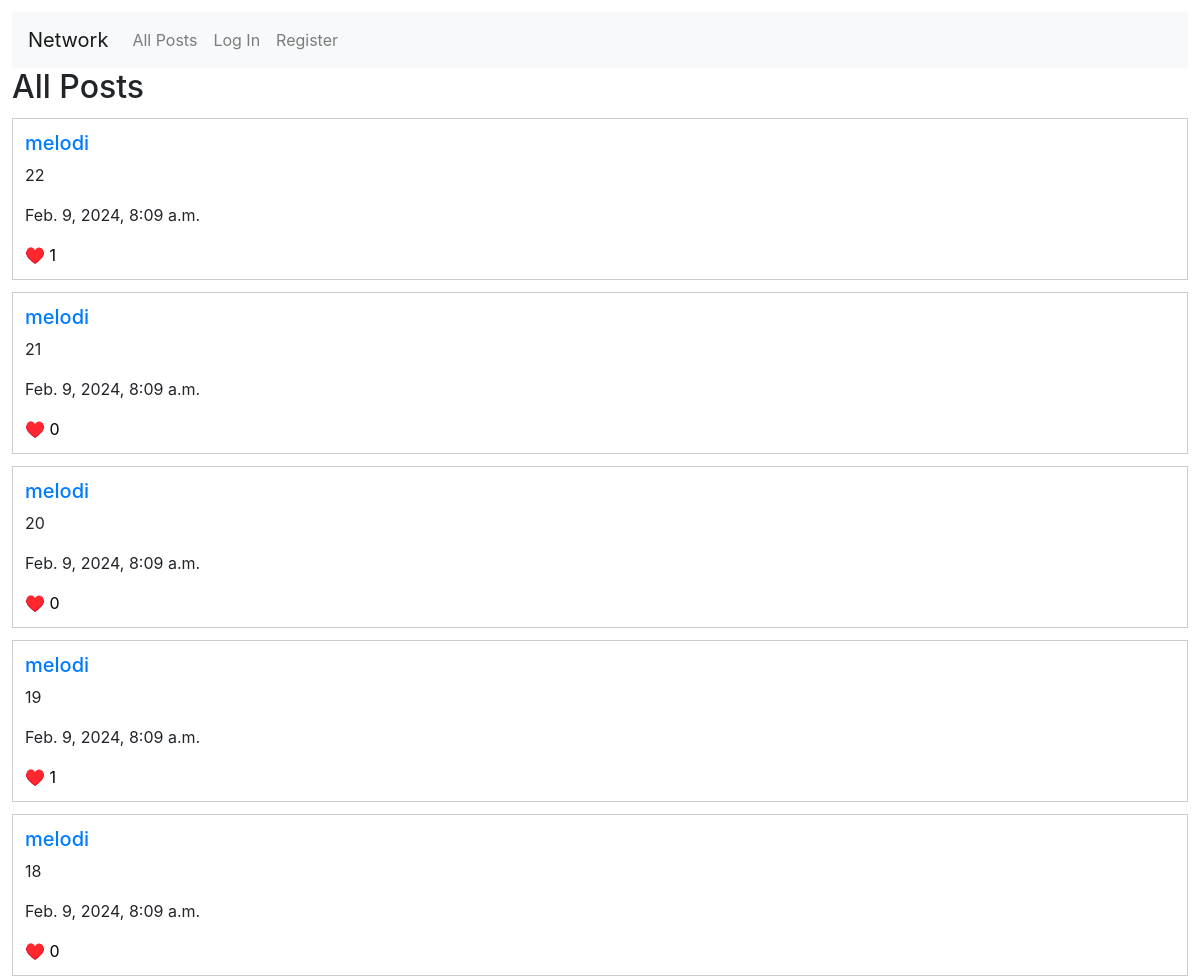
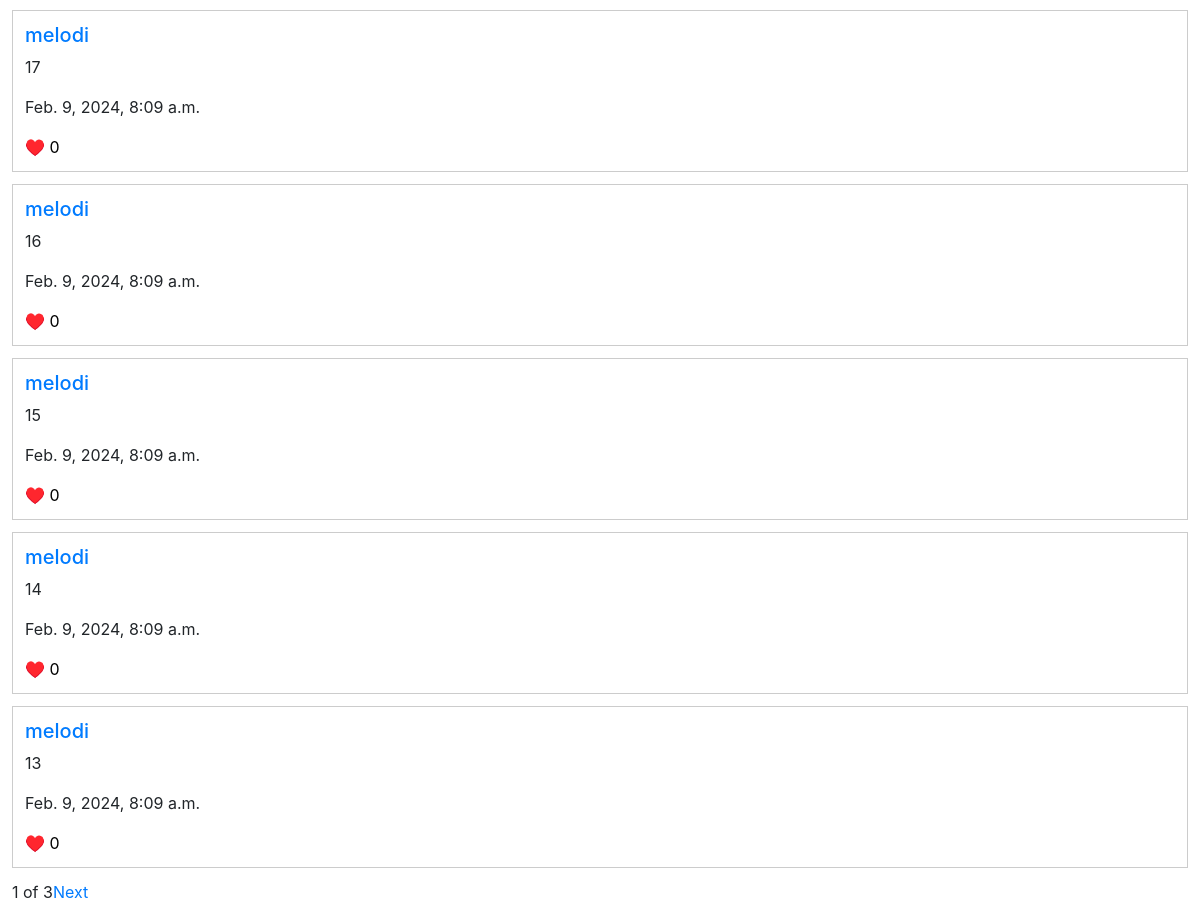
Before: / with the older database file (2 pictures, top to bottom).
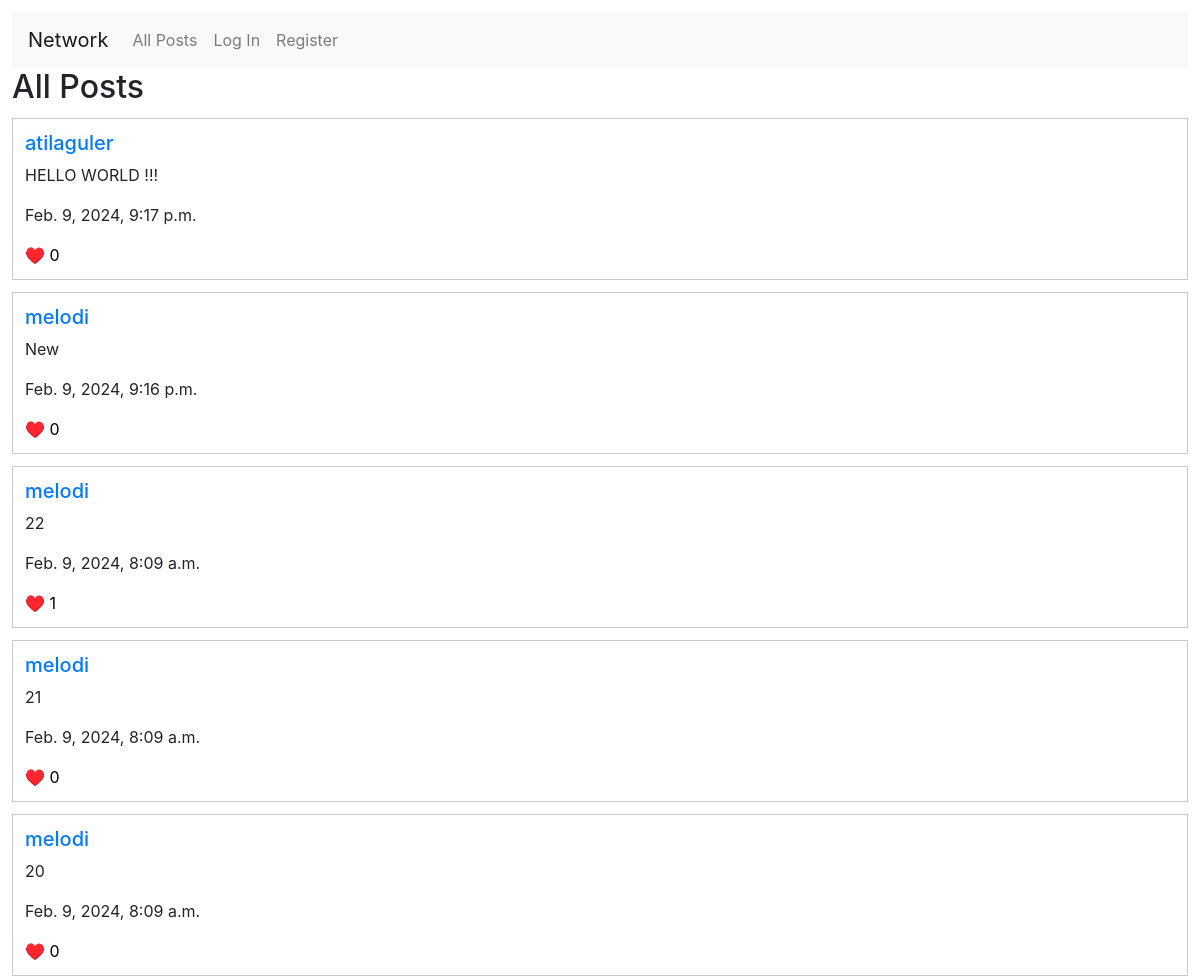
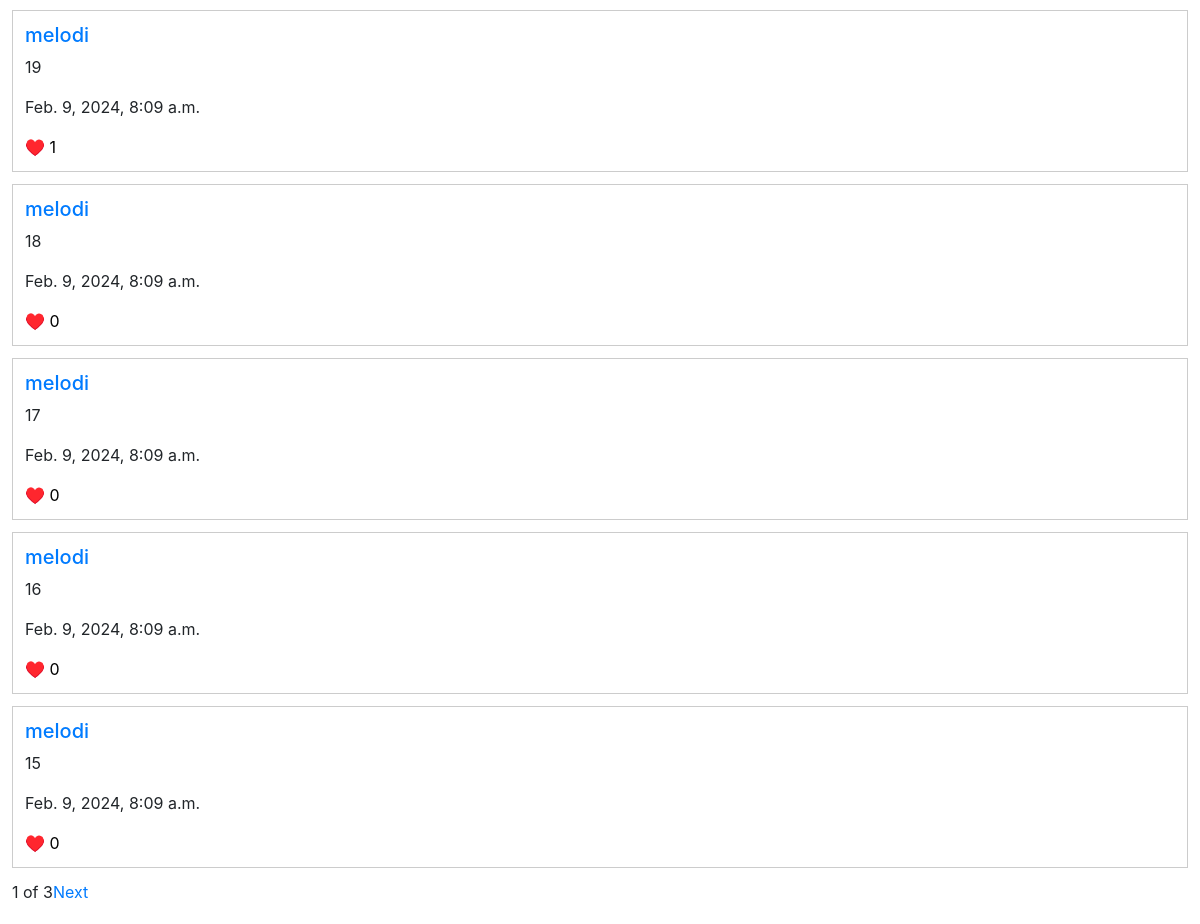
After: the same page with the newer database file (2 pictures, top to bottom).
### network/models.py (models this page shows, shortened)
class Post(models.Model):
    user = models.ForeignKey("User", on_delete=models.CASCADE, related_name="posts")
    content = models.CharField(max_length=512)
    created_at = models.DateTimeField(auto_now_add=True)
    updated_at = models.DateTimeField(auto_now=True)

class User(AbstractUser):
    pass

### network/views.py (the view)
# urls.py: path("", views.index, name="index"),
def index(request):
    posts = Post.objects.all().order_by("-created_at")
    page_obj = paginate(request, posts)
    return render(request, "network/index.html", {
        "page_obj": page_obj
    })

### network/views.py (called while the page is built)
def paginate(request, items):
    p = Paginator(items, 10)
    page_number = request.GET.get('page', 1)
    page_obj = p.get_page(page_number)
    try:
        page_obj = p.page(page_number)
    except PageNotAnInteger:
        page_obj = p.page(1)
    except EmptyPage:
        page_obj = p.page(p.num_pages)
    return page_obj

### network/templates/network/index.html (shortened to what this page needs)
{% extends "network/layout.html" %}
{% load static %}
{% block body %}
<div>
  <h2>All Posts</h2>
{% for post in page_obj.object_list %}
    <div class="posts">
        <div class="post">
            <h5>
                <a href="{{post.user.username}}">{{post.user.username}}</a>
            </h5>
            <p id="post-content-{{post.id}}">{{post.content}}</p>
            <p>{{post.created_at}}</p>
            <button class="like-btn" data-post-id="{{post.id}}">
                ♥️ {{post.likes.count}}
            </button>
        </div>
    </div>
{% endfor %}
    <div class="pagination">
        <span class="current-page">
            {{ page_obj.number }} of {{ page_obj.paginator.num_pages }}
        </span>
        {% if page_obj.has_next %}
            <a class=" mb-2" href="?page={{ page_obj.next_page_number }}">Next</a>
        {% endif %}
    </div>
</div>
{% endblock %}

Changed rows visible on the page:
no longer on this page (row unchanged): Post: user.username "melodi", content "14", created_at "Feb. 9, 2024, 8:09 a.m.", likes.count "0"
no longer on this page (row unchanged): Post: user.username "melodi", content "13", created_at "Feb. 9, 2024, 8:09 a.m.", likes.count "0"
added Post: user.username "atilaguler", content "HELLO WORLD !!!", created_at "Feb. 9, 2024, 9:17 p.m.", likes.count "0"
added Post: user.username "melodi", content "New", created_at "Feb. 9, 2024, 9:16 p.m.", likes.count "0"
